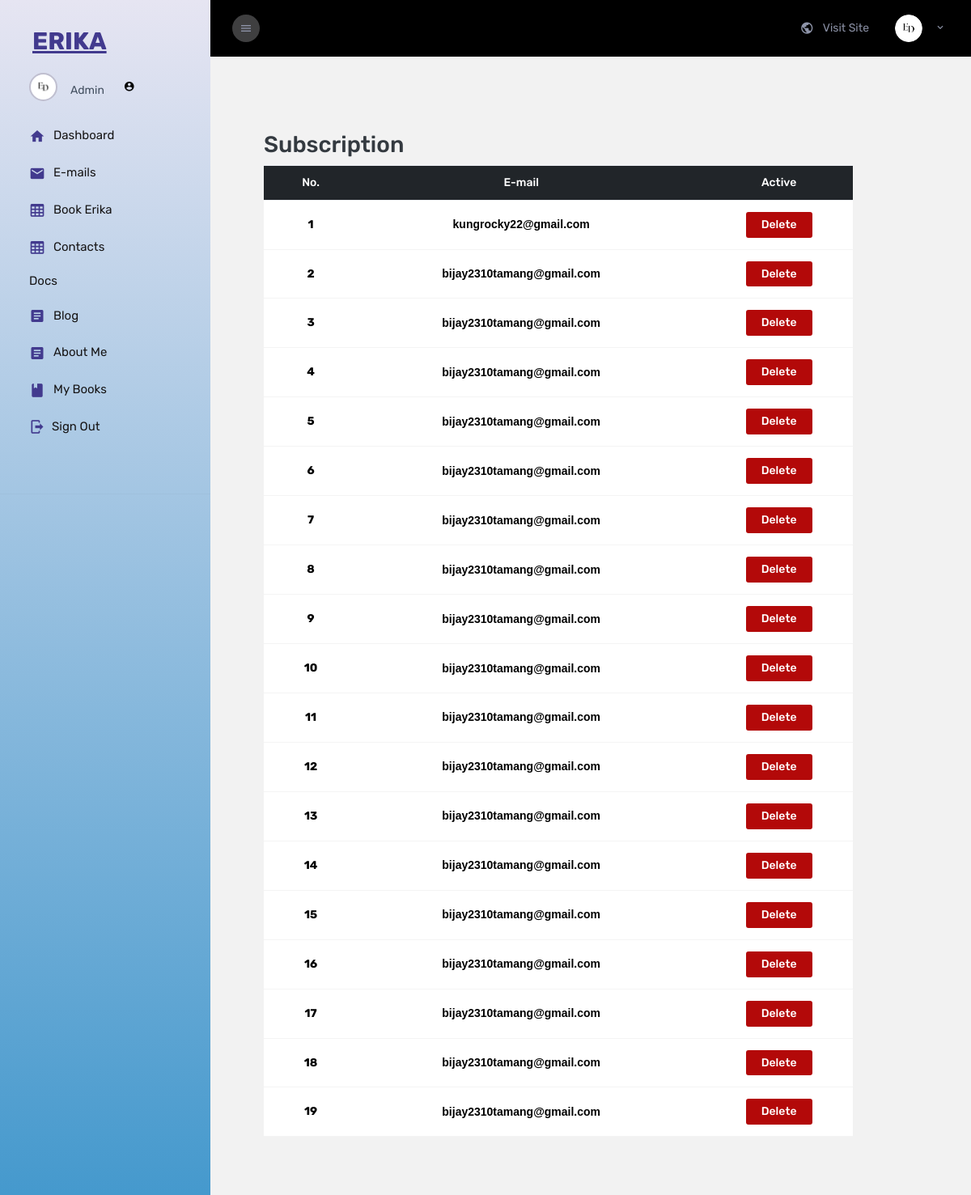
Before: /E_Admin/e_mail/ with the older database file.
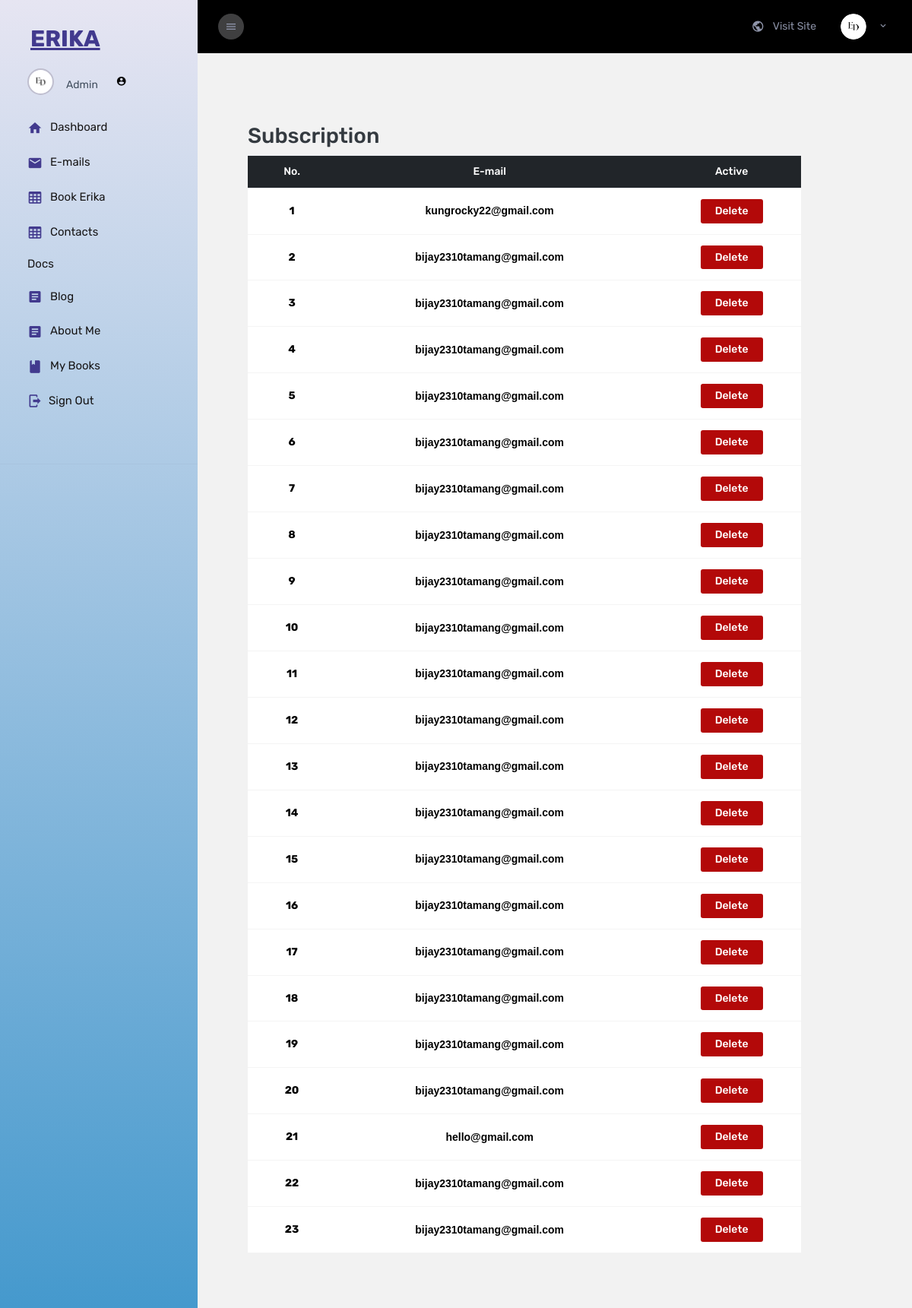
After: the same page with the newer database file.
### ErikaApp/models.py (models this page shows, shortened)
class Download_email(models.Model):
    Downloaded_Email = models.EmailField()

### Erika_Admin/views.py (the view)
# urls.py: path('mail/',views.Dashboard.email, name='mail'),
def mail(request):
    show_download_mail = Download_email.objects.all()
    context={
        'show_download_mail':show_download_mail
    }
    return render(request,'mail/mail.html',context)

### Erika_Admin/templates/mail/mail.html
{% extends 'partials/base.html' %}
{% load static %}
{% block link %}
<link rel="stylesheet" href="{% static 'css/dashboard.css' %}">
{% endblock link %}
{% block body %}
<div class="main-panel justify-content-center">
    <div class="content-wrapper pb-0">
        <div class="page-header flex-wrap">
            <div class="container-fluid py-5 ">
                <div class="container">
                    <h2>Subscription</h2>
                    <table class="table text-center">
                        <thead class="table-dark">
                            <tr>
                                <th scope="col">No.</th>
                                <th scope="col">E-mail</th>
                                <th scope="col">Active</th>
                            </tr>
                        </thead>
                        <tbody>
                            {% for e_ml in show_download_mail %}
                            <tr>
                                <th scope="row">{{ forloop.counter }}</th>
                                <td> <a href="mailto:{{e_ml.Downloaded_Email}}" class="mailto-link" >{{e_ml.Downloaded_Email}} </a></td>
                                <td>
                                    <a href="{% url 'delete_e_mails' e_ml.id %}">
                                        <button type="button" class="btn" style="background-color: #b30909; color: #ffffff;">Delete</button>
                                    </a>
                                </td>
                            </tr>
                            {% endfor %}
                        </tbody>
                    </table>
                </div>
            </div>
        </div>
    </div>
</div>
{% endblock body %}

Changed rows visible on the page:
added Download_email: Downloaded_Email "bijay2310tamang@gmail.com"
added Download_email: Downloaded_Email "hello@gmail.com"
added Download_email: Downloaded_Email "bijay2310tamang@gmail.com"
added Download_email: Downloaded_Email "bijay2310tamang@gmail.com"
